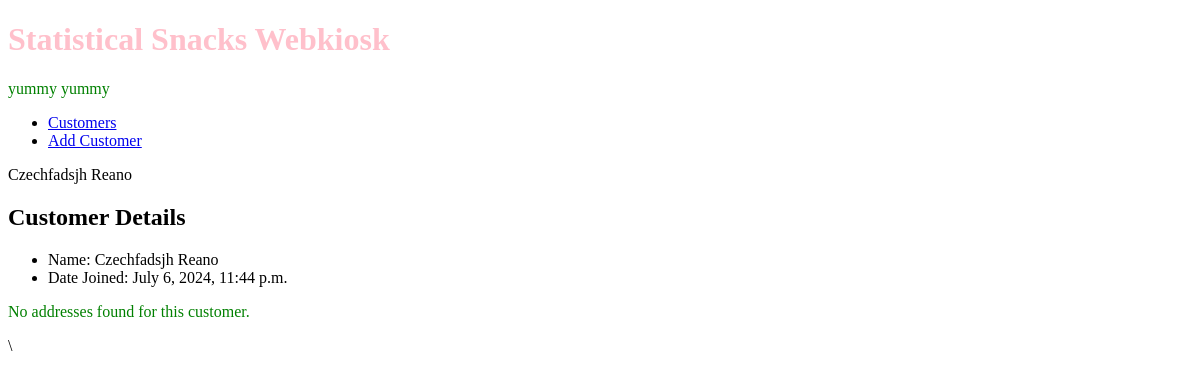
/webkiosk/customer/3/, run on an earlier commit of the app's database.
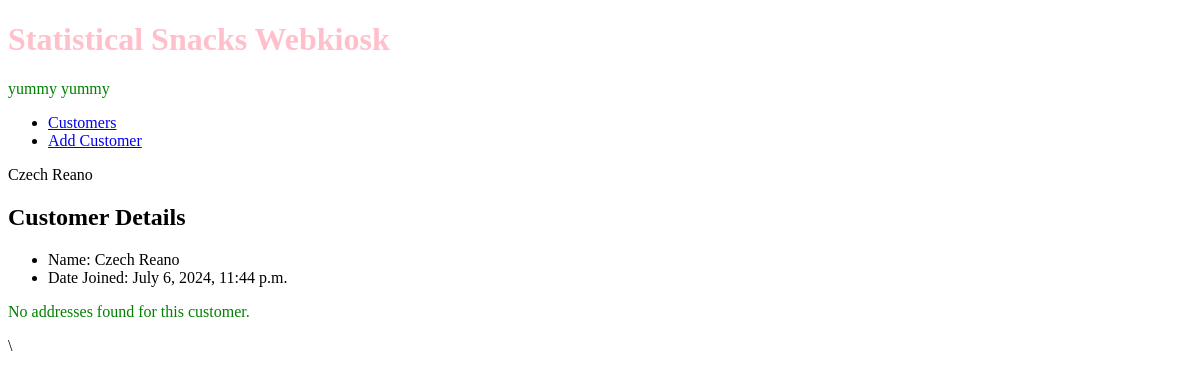
And on a later commit of the database.
### webkiosk/models.py (models this page shows, shortened)
class Customer(models.Model):
    firstname = models.CharField(max_length=20)
    lastname = models.CharField(max_length=20)
    date_joined = models.DateTimeField(auto_now_add=True)

### webkiosk/views.py (the view)
# urls.py: path('customer/<int:pk>/', views.listcustomerdetails, name='customer-details'),
def listcustomerdetails(request, pk):
    c = Customer.objects.get(id=pk)
    context = {'customer': c}
    return render(request, 'webkiosk/customer_detail.html', context)

### webkiosk/templates/webkiosk/customer_detail.html
{% extends 'webkiosk/base_template.html' %}
{% block pagetitle %} {{customer.firstname}} {{customer.lastname}} {% endblock %}
{% block maincontent %}
<h2> Customer Details</h2>
<ul>
    <li>Name: {{customer.firstname}} {{customer.lastname}}</li>
    <li>Date Joined: {{ customer.date_joined }}</li>
</ul>
{% if customer.address_set.exists %}
<h3>Addresses</h3>
<ul>
    {% for address in customer.address_set.all %}
        <li>{{ address.street }} {{ address.city }}</li>
    {% endfor %}
</ul>
{% else %}
<p>No addresses found for this customer.</p>\
{% endif %}
{% endblock %}

What changed in the data, as far as the page shows it:
changed Customer "Reano": firstname "Czechfadsjh" → "Czech"
